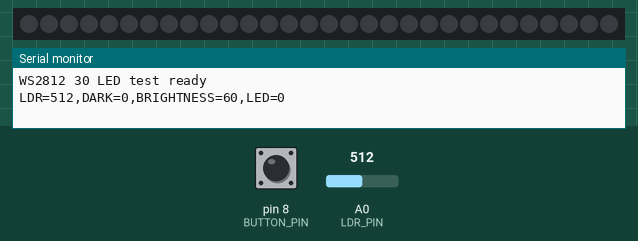
Recording of a sketch running on a simulated Arduino Uno, built with avr-gcc and run on an emulated ATmega328P. On the bench: 30 RGB LEDs in strip order, left to right, the last lines printed to the serial monitor. The test bench sets the inputs (shaded band); at power-on: A0 (LDR_PIN) = 512, pin 8 (BUTTON_PIN) HIGH. Dim RGB values are drawn brighter than linear.

Above: at 1.2 s.
1.3 s: A0 (LDR_PIN) set to 416
2.8 s: A0 (LDR_PIN) set to 384
At 3.2 s:
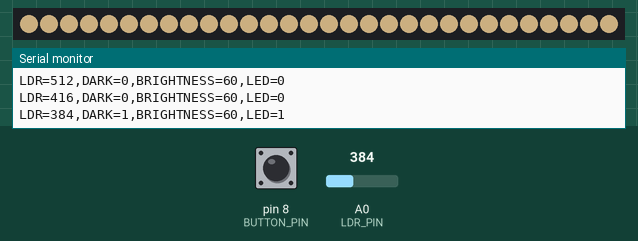
4.3 s: pin 8 (BUTTON_PIN) pulled LOW for 0.15 s
5.9 s: pin 8 (BUTTON_PIN) pulled LOW for 1 s
8.4 s: pin 8 (BUTTON_PIN) pulled LOW for 3.2 s
At 9.2 s:
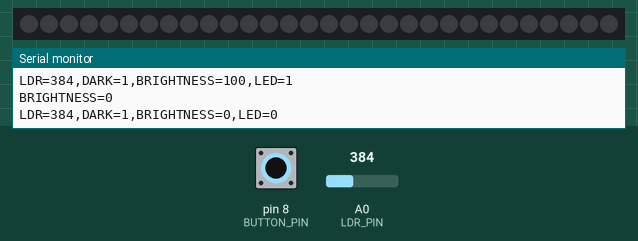
Timing chart, 0 to 11.4 s (numbered marks = the images above; inputs shaded):
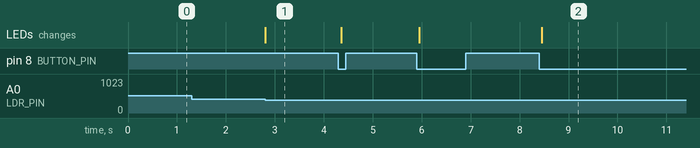

The sketch:

WS2812_30_LED_Test.ino
```cpp
#include <Adafruit_NeoPixel.h>

#define LED_PIN 5
#define LED_COUNT 30
#define LDR_PIN A0
#define BUTTON_PIN 8
#define LDR_DARK_THRESHOLD 400
#define BUTTON_DEBOUNCE_MS 45
#define BRIGHTNESS_STEP_COUNT 6

Adafruit_NeoPixel strip(LED_COUNT, LED_PIN, NEO_GRB + NEO_KHZ800);

const uint8_t brightnessSteps[BRIGHTNESS_STEP_COUNT] = {0, 20, 40, 60, 80, 100};
uint8_t brightnessIndex = 3;
bool stripOff = true;
bool lastButtonReading = HIGH;
bool stableButtonState = HIGH;
unsigned long lastButtonChange = 0;
unsigned long lastDebug = 0;

void setup() {
  Serial.begin(9600);
  pinMode(LDR_PIN, INPUT);
  pinMode(BUTTON_PIN, INPUT_PULLUP);

  strip.begin();
  strip.clear();
  strip.show();

  Serial.println("WS2812 30 LED test ready");
}

void loop() {
  if (wasButtonPressed()) {
    brightnessIndex = (brightnessIndex + 1) % BRIGHTNESS_STEP_COUNT;
    Serial.print("BRIGHTNESS=");
    Serial.println(brightnessSteps[brightnessIndex]);
  }

  int rawLight = analogRead(LDR_PIN);
  bool dark = rawLight < LDR_DARK_THRESHOLD;

  if (!dark || brightnessSteps[brightnessIndex] == 0) {
    turnStripOff();
    printDebug(rawLight, dark);
    return;
  }

  renderBrightness();
  printDebug(rawLight, dark);
}

bool wasButtonPressed() {
  bool reading = digitalRead(BUTTON_PIN);

  if (reading != lastButtonReading) {
    lastButtonChange = millis();
    lastButtonReading = reading;
  }

  if ((millis() - lastButtonChange) > BUTTON_DEBOUNCE_MS && reading != stableButtonState) {
    stableButtonState = reading;
    return stableButtonState == LOW;
  }

  return false;
}

void turnStripOff() {
  if (!stripOff) {
    strip.clear();
    strip.show();
    stripOff = true;
  }
}

void renderBrightness() {
  stripOff = false;
  strip.setBrightness(map(brightnessSteps[brightnessIndex], 0, 100, 0, 180));
  fillAll(strip.Color(255, 220, 160));
  strip.show();
}

void fillAll(uint32_t color) {
  for (int pixel = 0; pixel < LED_COUNT; pixel++) {
    strip.setPixelColor(pixel, color);
  }
}

void printDebug(int rawLight, bool dark) {
  if (millis() - lastDebug < 1000) {
    return;
  }

  lastDebug = millis();
  Serial.print("LDR=");
  Serial.print(rawLight);
  Serial.print(",DARK=");
  Serial.print(dark ? 1 : 0);
  Serial.print(",BRIGHTNESS=");
  Serial.print(brightnessSteps[brightnessIndex]);
  Serial.print(",LED=");
  Serial.println((dark && brightnessSteps[brightnessIndex] > 0) ? 1 : 0);
}
```

Measured:
- the behaviour switches between 400 and 399 on A0 (LDR_PIN) (found by bisection; images 0 and 1)
- after the input at 2.8 s, the LEDs: change at once (image 1)
- after the input at 8.4 s, the LEDs: change after 0.05 s (image 2)
